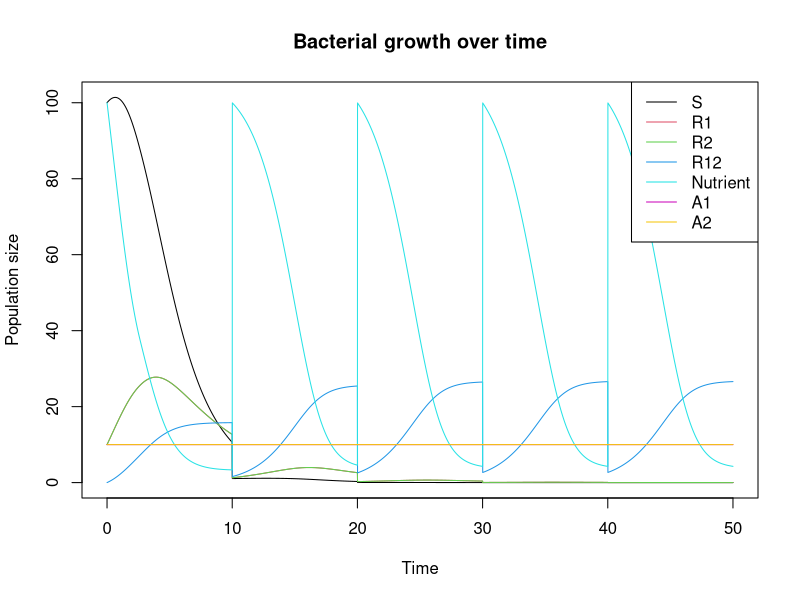

This figure's R source:
library(deSolve)

pharmacokinetic <- FALSE # should be either TRUE or FALSE
stewardship <- "comb" # "cycl" or "comb" or "1_only" or "2_only"

# Define the parameters of the model
D <- 0.1 # bottleneck dilution ratio
N0 <- 100 # initial nutrient concentration
m1 <- 0.1 # rate of mutations conferring resistance to drug 1
m2 <- 0.1 # rate of mutations conferring resistance to drug 2
d1 <- 1*pharmacokinetic # rate of drug 1 elimination
d2 <- 1*pharmacokinetic # rate of drug 2 elimination
i1 <- 10 # drug 1 influx concentration
i2 <- 10 # drug 2 influx concentration
if (stewardship=="2_only") {pattern <- c(0,1)
  } else if (stewardship=="comb") {pattern <- c(1,1)
  } else {pattern <- c(1,0)
}

# Initialize 'params' matrix with 4 rows and 10 columns
params <- matrix(nrow = 4, ncol = 12)

# Name the rows of the matrix
rownames(params) <- c("S", "R1", "R2", "R12")

# Name the columns of the matrix
colnames(params) <- c("psi", "phi1", "zeta1", "kappa1", "phi2", "zeta2", "kappa2", "mu", "k", "alpha", "m_rate", "r_rate")

# Assign values to the 'psi' column of the matrix
params[, "psi"] <- c(0.1, 0.1, 0.1, 0.1)

# Assign values to the 'phi1' and 'phi2' columns of the matrix
params[, c("phi1", "phi2")] <- c(0.2, 0.2, 0.2, 0.2)

# Assign values to the 'zeta1' column of the matrix
params[, "zeta1"] <- c(1, 100, 1, 100)

# Assign values to the 'zeta2' column of the matrix
params[, "zeta2"] <- c(1, 1, 100, 100)

# Assign values to the 'kappa1' and 'kappa2' columns of the matrix
params[, c("kappa1", "kappa2")] <- c(1, 1, 1, 1)

# Assign values to the 'mu' column of the matrix
params[, "mu"] <- c(1, 1, 1, 1)

# Assign values to the 'k' column of the matrix
params[, "k"] <- c(100, 100, 100, 100)

# Assign values to the 'alpha' column of the matrix
params[, "alpha"] <- c(1, 1, 1, 1)

# Assign values to the 'm_rate' column of the matrix
params[, "m_rate"] <- c(0.1, 0.1, 0.1, 0.1)

# Assign values to the 'r_rate' column of the matrix
params[, "r_rate"] <- c(0.1, 0.1, 0.1, 0.1)

# a pharmacodynamic function for antibioti-induced killing of bacteria
hill <- function(A, parms) {
  psi = parms[1] ; phi = parms[2] ; zeta = parms[3]; kappa = parms[4]
  return(phi*(A/zeta)^kappa/((A/zeta)^kappa-(psi-phi)/psi))
}

# a growth rate function for nutrient-limited growth
monod <- function(N,parms){
  mu = parms[1] ; k = parms[2]
  return(mu*N/(N+k))
}

# a growth rate function using hill and monod functions
growth <- function(A1,A2,N,parms) {
  return(monod(N,parms[8:9])-hill(A1,parms[1:4])-hill(A2,parms[c(1,5:7)]))
}

# a function specifying the amount of nutrients depleted by the bacteria
deplete <- function(dS=0,dR1=0,dR2=0,dR12=0,alpha=params[,"alpha"]) {
  return(sum(-alpha*max(0,c(dS,dR1,dR2,dR12))))
}

# Define a bottleneck function that reduces all populations by a fixed fraction
bottleneck <- function(t, populations, parms = params) {
  if (stewardship=="cycl") {pattern <<- 1 - pattern}
  populations <- c(populations[1:4]*D, N0, pharmacokinetic*populations[6:7]+c(i1,i2)*pattern)
  # names(populations) <- c("S", "R1", "R2", "R12", "N", "A1", "A2")
  populations[populations < 0] <- 0 # backup - shouldn't be needed
  return(populations)
  }

# Define a function to plot the resulting solution
bacteria_plot <- function(solution) {
  plot(solution[, 1], solution[,2],type = "l", col = 1,
  main = "Bacterial growth over time",
  xlab = "Time", ylab = "Population size")
  lines(solution[, 1],solution[, 3], col = 2)
  lines(solution[, 1],solution[, 4], col = 3)
  lines(solution[, 1],solution[, 5], col = 4)
  lines(solution[, 1],solution[, 6], col = 5)
  lines(solution[, 1],solution[, 7], col = 6)
  lines(solution[, 1],solution[, 8], col = 7)
  legend("topright", legend = c("S", "R1", "R2", "R12", "Nutrient","A1","A2"),
    col = c(1, 2, 3, 4, 5, 6, 7), lty = 1)
}


# Define the differential equations for the model
bacterial_growth <- function(t, populations, parms = params) {
  with(as.list(c(populations)), {
    S <- populations[1]
    R1 <- populations[2]
    R2 <- populations[3]
    R12 <- populations[4]
    N <- populations[5]
    A1 <- populations[6]
    A2 <- populations[7]
    dS <- S*((1-m1)*(1-m2)*monod(N,params["S",8:9]) -
      hill(A=A1,params["S",1:4]) - 
      hill(A=A2,params["S",c(1,5:7)]))
    dR1 <- R1*((1-m2)*monod(N,params["R1",8:9]) -
      hill(A=A1,params["R1",1:4]) - 
      hill(A=A2,params["R1",c(1,5:7)])) +
      S*m1*(1-m2)*monod(N,params["S",8:9])
    dR2 <- R2*((1-m1)*monod(N,params["R2",8:9]) -
      hill(A=A1,params["R2",1:4]) - 
      hill(A=A2,params["R2",c(1,5:7)])) +
      S*(1-m1)*m2*monod(N,params["S",8:9])
    dR12 <- R12*(monod(N,params["R12",8:9]) -
      hill(A=A1,params["R12",1:4]) - 
      hill(A=A2,params["R12",c(1,5:7)])) +
      S*m1*m2*monod(N,params["S",8:9]) +
      R1*m2*monod(N,params["R1",8:9]) +
      R2*m1*monod(N,params["R2",8:9])
    dN <- deplete(dS,dR1,dR2,dR12,params[,"alpha"])
    dA1 <- -d1
    dA2 <- -d2
    return(list(c(dS, dR1, dR2, dR12, dN, dA1, dA2)))
  })
}

# Example usage
times <- seq(0,50,0.01)
populations <- c(S = 100, R1 = 10, R2 = 10, R12 = 0, N = 100,
  A1 = i1*pattern[1], A2 = i2*pattern[2])
events <- list(func = bottleneck, times = seq(10,40,10))
solution <- ode(y = populations, times = times, func = bacterial_growth, events = events)
bacteria_plot(solution)
